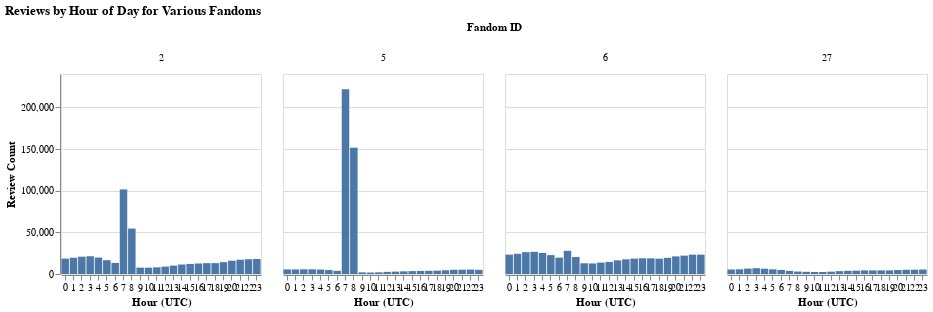

Notebook source saved alongside this figure:
### Code cell
fandom_one_vis = alt.Chart(fandom_one_dist).mark_bar().encode(
    x = alt.X('hour:O', title = "Hour (UTC)", axis= alt.Axis(labelAngle=0)),
    y = alt.Y('year:Q', title = "Review Count"),
    column = alt.Column('fandom_id:O', title = "Fandom ID")
).properties(
    title="Reviews by Hour of Day for Various Fandoms",
    width=200, 
    height = 200
)
altair_saver.save(fandom_one_vis, 'initial.png', scale_factor = 5)
fandom_one_vis

### Figure 1 — Vega-Lite specification as saved in the notebook (floating-point values rounded to 4 significant figures)
{"config": {"view": {"continuousWidth": 400, "continuousHeight": 300}}, "data": {"name": "data-ad2982d138319bdee7cf4e1f5fe5b3d5"}, "mark": "bar", "encoding": {"column": {"type": "ordinal", "field": "fandom_id", "title": "Fandom ID"}, "x": {"type": "ordinal", "axis": {"labelAngle": 0}, "field": "hour", "title": "Hour (UTC)"}, "y": {"type": "quantitative", "field": "year", "title": "Review Count"}}, "height": 200, "title": "Reviews by Hour of Day for Various Fandoms", "width": 200, "$schema": "https://vega.github.io/schema/vega-lite/v4.8.1.json", "datasets": {"data-ad2982d138319bdee7cf4e1f5fe5b3d5": [{"fandom_id": 2, "hour": 0, "review_date": 18483, "year": 18483, "month": 18483, "day": 18483}, {"fandom_id": 2, "hour": 1, "review_date": 19527, "year": 19527, "month": 19527, "day": 19527}, {"fandom_id": 2, "hour": 2, "review_date": 20794, "year": 20794, "month": 20794, "day": 20794}, {"fandom_id": 2, "hour": 3, "review_date": 21282, "year": 21282, "month": 21282, "day": 21282}, {"fandom_id": 2, "hour": 4, "review_date": 19711, "year": 19711, "month": 19711, "day": 19711}, {"fandom_id": 2, "hour": 5, "review_date": 16575, "year": 16575, "month": 16575, "day": 16575}, {"fandom_id": 2, "hour": 6, "review_date": 13292, "year": 13292, "month": 13292, "day": 13292}, {"fandom_id": 2, "hour": 7, "review_date": 101506, "year": 101506, "month": 101506, "day": 101506}, {"fandom_id": 2, "hour": 8, "review_date": 54512, "year": 54512, "month": 54512, "day": 54512}, {"fandom_id": 2, "hour": 9, "review_date": 7629, "year": 7629, "month": 7629, "day": 7629}, {"fandom_id": 2, "hour": 10, "review_date": 7609, "year": 7609, "month": 7609, "day": 7609}, {"fandom_id": 2, "hour": 11, "review_date": 7999, "year": 7999, "month": 7999, "day": 7999}, {"fandom_id": 2, "hour": 12, "review_date": 8879, "year": 8879, "month": 8879, "day": 8879}, {"fandom_id": 2, "hour": 13, "review_date": 10091, "year": 10091, "month": 10091, "day": 10091}, {"fandom_id": 2, "hour": 14, "review_date": 11394, "year": 11394, "month": 11394, "day": 11394}, {"fandom_id": 2, "hour": 15, "review_date": 12072, "year": 12072, "month": 12072, "day": 12072}, {"fandom_id": 2, "hour": 16, "review_date": 12601, "year": 12601, "month": 12601, "day": 12601}, {"fandom_id": 2, "hour": 17, "review_date": 13051, "year": 13051, "month": 13051, "day": 13051}, {"fandom_id": 2, "hour": 18, "review_date": 13071, "year": 13071, "month": 13071, "day": 13071}, {"fandom_id": 2, "hour": 19, "review_date": 14235, "year": 14235, "month": 14235, "day": 14235}, {"fandom_id": 2, "hour": 20, "review_date": 15963, "year": 15963, "month": 15963, "day": 15963}, {"fandom_id": 2, "hour": 21, "review_date": 17143, "year": 17143, "month": 17143, "day": 17143}, {"fandom_id": 2, "hour": 22, "review_date": 17734, "year": 17734, "month": 17734, "day": 17734}, {"fandom_id": 2, "hour": 23, "review_date": 18030, "year": 18030, "month": 18030, "day": 18030}, {"fandom_id": 5, "hour": 0, "review_date": 5445, "year": 5445, "month": 5445, "day": 5445}, {"fandom_id": 5, "hour": 1, "review_date": 5482, "year": 5482, "month": 5482, "day": 5482}, {"fandom_id": 5, "hour": 2, "review_date": 5642, "year": 5642, "month": 5642, "day": 5642}, {"fandom_id": 5, "hour": 3, "review_date": 5642, "year": 5642, "month": 5642, "day": 5642}, {"fandom_id": 5, "hour": 4, "review_date": 5368, "year": 5368, "month": 5368, "day": 5368}, {"fandom_id": 5, "hour": 5, "review_date": 4769, "year": 4769, "month": 4769, "day": 4769}, {"fandom_id": 5, "hour": 6, "review_date": 3846, "year": 3846, "month": 3846, "day": 3846}, {"fandom_id": 5, "hour": 7, "review_date": 221742, "year": 221742, "month": 221742, "day": 221742}, {"fandom_id": 5, "hour": 8, "review_date": 151582, "year": 151582, "month": 151582, "day": 151582}, {"fandom_id": 5, "hour": 9, "review_date": 1957, "year": 1957, "month": 1957, "day": 1957}, {"fandom_id": 5, "hour": 10, "review_date": 1763, "year": 1763, "month": 1763, "day": 1763}, {"fandom_id": 5, "hour": 11, "review_date": 1990, "year": 1990, "month": 1990, "day": 1990}, {"fandom_id": 5, "hour": 12, "review_date": 2535, "year": 2535, "month": 2535, "day": 2535}, {"fandom_id": 5, "hour": 13, "review_date": 2860, "year": 2860, "month": 2860, "day": 2860}, {"fandom_id": 5, "hour": 14, "review_date": 3202, "year": 3202, "month": 3202, "day": 3202}, {"fandom_id": 5, "hour": 15, "review_date": 3466, "year": 3466, "month": 3466, "day": 3466}, {"fandom_id": 5, "hour": 16, "review_date": 3743, "year": 3743, "month": 3743, "day": 3743}, {"fandom_id": 5, "hour": 17, "review_date": 3863, "year": 3863, "month": 3863, "day": 3863}, {"fandom_id": 5, "hour": 18, "review_date": 3988, "year": 3988, "month": 3988, "day": 3988}, {"fandom_id": 5, "hour": 19, "review_date": 4511, "year": 4511, "month": 4511, "day": 4511}, {"fandom_id": 5, "hour": 20, "review_date": 5031, "year": 5031, "month": 5031, "day": 5031}, {"fandom_id": 5, "hour": 21, "review_date": 5148, "year": 5148, "month": 5148, "day": 5148}, {"fandom_id": 5, "hour": 22, "review_date": 5346, "year": 5346, "month": 5346, "day": 5346}, {"fandom_id": 5, "hour": 23, "review_date": 5019, "year": 5019, "month": 5019, "day": 5019}, {"fandom_id": 6, "hour": 0, "review_date": 23234, "year": 23234, "month": 23234, "day": 23234}, {"fandom_id": 6, "hour": 1, "review_date": 24261, "year": 24261, "month": 24261, "day": 24261}, {"fandom_id": 6, "hour": 2, "review_date": 26217, "year": 26217, "month": 26217, "day": 26217}, {"fandom_id": 6, "hour": 3, "review_date": 26603, "year": 26603, "month": 26603, "day": 26603}, {"fandom_id": 6, "hour": 4, "review_date": 25243, "year": 25243, "month": 25243, "day": 25243}, {"fandom_id": 6, "hour": 5, "review_date": 22681, "year": 22681, "month": 22681, "day": 22681}, {"fandom_id": 6, "hour": 6, "review_date": 19591, "year": 19591, "month": 19591, "day": 19591}, {"fandom_id": 6, "hour": 7, "review_date": 27796, "year": 27796, "month": 27796, "day": 27796}, {"fandom_id": 6, "hour": 8, "review_date": 20445, "year": 20445, "month": 20445, "day": 20445}, {"fandom_id": 6, "hour": 9, "review_date": 12878, "year": 12878, "month": 12878, "day": 12878}, {"fandom_id": 6, "hour": 10, "review_date": 12649, "year": 12649, "month": 12649, "day": 12649}, {"fandom_id": 6, "hour": 11, "review_date": 13699, "year": 13699, "month": 13699, "day": 13699}, {"fandom_id": 6, "hour": 12, "review_date": 14564, "year": 14564, "month": 14564, "day": 14564}, {"fandom_id": 6, "hour": 13, "review_date": 16383, "year": 16383, "month": 16383, "day": 16383}, {"fandom_id": 6, "hour": 14, "review_date": 17588, "year": 17588, "month": 17588, "day": 17588}, {"fandom_id": 6, "hour": 15, "review_date": 18495, "year": 18495, "month": 18495, "day": 18495}, {"fandom_id": 6, "hour": 16, "review_date": 18878, "year": 18878, "month": 18878, "day": 18878}, {"fandom_id": 6, "hour": 17, "review_date": 18763, "year": 18763, "month": 18763, "day": 18763}, {"fandom_id": 6, "hour": 18, "review_date": 18392, "year": 18392, "month": 18392, "day": 18392}, {"fandom_id": 6, "hour": 19, "review_date": 19416, "year": 19416, "month": 19416, "day": 19416}, {"fandom_id": 6, "hour": 20, "review_date": 21140, "year": 21140, "month": 21140, "day": 21140}, {"fandom_id": 6, "hour": 21, "review_date": 22056, "year": 22056, "month": 22056, "day": 22056}, {"fandom_id": 6, "hour": 22, "review_date": 23241, "year": 23241, "month": 23241, "day": 23241}, {"fandom_id": 6, "hour": 23, "review_date": 23234, "year": 23234, "month": 23234, "day": 23234}, {"fandom_id": 27, "hour": 0, "review_date": 5405, "year": 5405, "month": 5405, "day": 5405}, {"fandom_id": 27, "hour": 1, "review_date": 5626, "year": 5626, "month": 5626, "day": 5626}, {"fandom_id": 27, "hour": 2, "review_date": 6480, "year": 6480, "month": 6480, "day": 6480}, {"fandom_id": 27, "hour": 3, "review_date": 6959, "year": 6959, "month": 6959, "day": 6959}, {"fandom_id": 27, "hour": 4, "review_date": 6307, "year": 6307, "month": 6307, "day": 6307}, {"fandom_id": 27, "hour": 5, "review_date": 5597, "year": 5597, "month": 5597, "day": 5597}, {"fandom_id": 27, "hour": 6, "review_date": 4873, "year": 4873, "month": 4873, "day": 4873}, {"fandom_id": 27, "hour": 7, "review_date": 3765, "year": 3765, "month": 3765, "day": 3765}, {"fandom_id": 27, "hour": 8, "review_date": 2937, "year": 2937, "month": 2937, "day": 2937}, {"fandom_id": 27, "hour": 9, "review_date": 2617, "year": 2617, "month": 2617, "day": 2617}, {"fandom_id": 27, "hour": 10, "review_date": 2393, "year": 2393, "month": 2393, "day": 2393}, {"fandom_id": 27, "hour": 11, "review_date": 2368, "year": 2368, "month": 2368, "day": 2368}, {"fandom_id": 27, "hour": 12, "review_date": 2823, "year": 2823, "month": 2823, "day": 2823}, {"fandom_id": 27, "hour": 13, "review_date": 3462, "year": 3462, "month": 3462, "day": 3462}, {"fandom_id": 27, "hour": 14, "review_date": 3825, "year": 3825, "month": 3825, "day": 3825}, {"fandom_id": 27, "hour": 15, "review_date": 4005, "year": 4005, "month": 4005, "day": 4005}, {"fandom_id": 27, "hour": 16, "review_date": 4374, "year": 4374, "month": 4374, "day": 4374}, {"fandom_id": 27, "hour": 17, "review_date": 4334, "year": 4334, "month": 4334, "day": 4334}, {"fandom_id": 27, "hour": 18, "review_date": 4308, "year": 4308, "month": 4308, "day": 4308}, {"fandom_id": 27, "hour": 19, "review_date": 4359, "year": 4359, "month": 4359, "day": 4359}, {"fandom_id": 27, "hour": 20, "review_date": 4823, "year": 4823, "month": 4823, "day": 4823}, {"fandom_id": 27, "hour": 21, "review_date": 5072, "year": 5072, "month": 5072, "day": 5072}, {"fandom_id": 27, "hour": 22, "review_date": 5157, "year": 5157, "month": 5157, "day": 5157}, {"fandom_id": 27, "hour": 23, "review_date": 5399, "year": 5399, "month": 5399, "day": 5399}]}}
